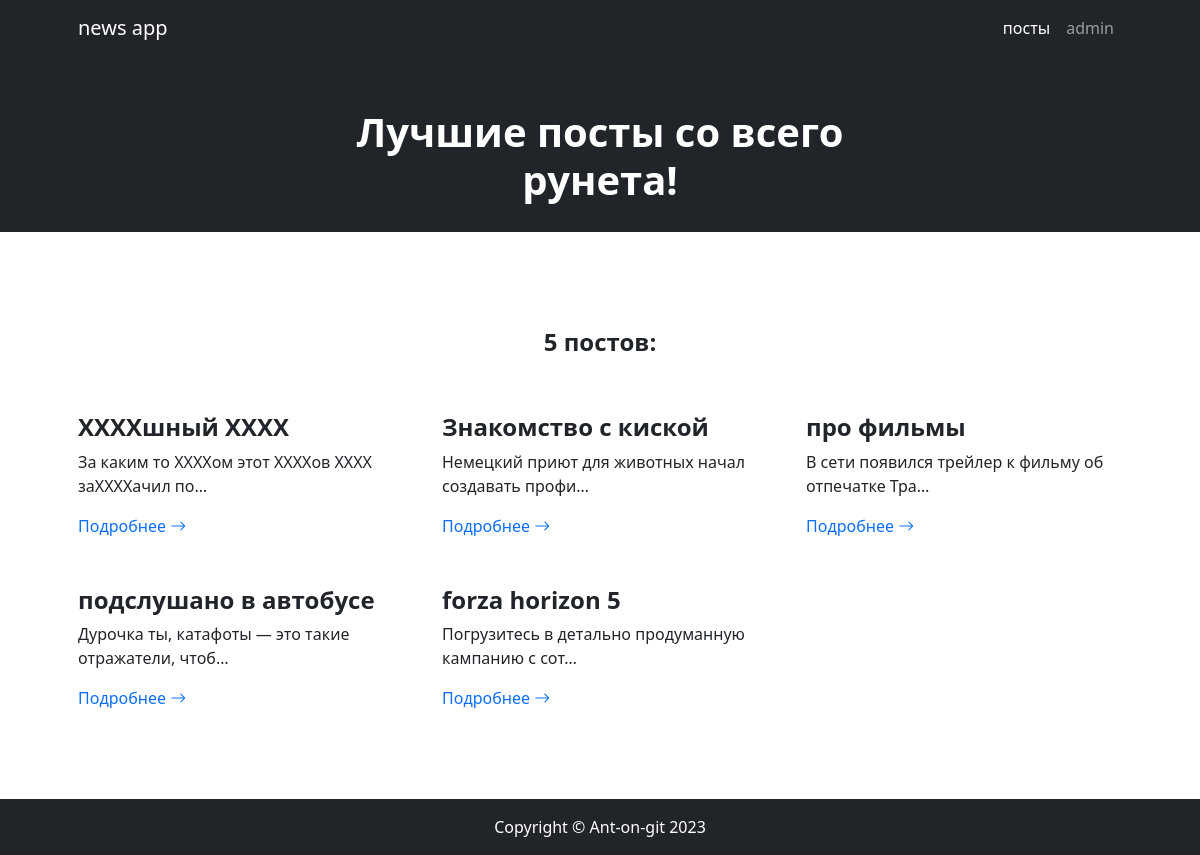
Page /news/ on the committed database.
### news/models.py (models this page shows, shortened)
class Post(models.Model):
    class Types(models.TextChoices):
        article = 'статья', 'статья'
        news = 'новость', 'новость'
    type = models.CharField(max_length=7, choices=Types.choices, default=Types.article)
    datetime_create = models.DateTimeField(auto_now_add=True)
    title = models.CharField(max_length=255)
    text = models.TextField()
    rating = models.IntegerField(default=0)
    author = models.ForeignKey('Author', on_delete=models.CASCADE)
    category = models.ManyToManyField('Category', through='PostCategory')

### news/views.py (the view)
# urls.py: path('', PostList.as_view()),
class PostList(ListView):
    model = Post
    template_name = 'postList.html'
    context_object_name = 'postList'
    queryset = Post.objects.order_by('-id')  # queryset встроенная переменная, по умолчанию забирает

### news/templatetags/custom_filters.py (called while the page is built)
@register.filter(name='postwordEnding')
def postwordEnding(postList):
    word = 'пост'
    endings = ['а', 'ов']
    length = len(postList)
    if 11 <= length <= 20 or 5 <= length % 10 <= 9 or length % 10 == 0:
        res = f'{length} {word + endings[1]}'
    elif length % 10 == 1:
        res = f'{length} {word}'
    else:
        res = f'{length} {word + endings[0]}'
    return res

@register.filter(name='censor')
def censor(text):
    negative_words = ['хрен', 'жопа', 'жопе']
    word_list = text.split()
    for i, word in enumerate(word_list):
        for negative in negative_words:
            if negative in word.lower():
                start_ind = word.lower().find(negative)
                end_ind = start_ind + len(negative)
                word_list[i] = word[:start_ind] + 'Х' * len(negative) + word[end_ind:]
    return ' '.join(word_list)

### templates/postList.html (shortened to what this page needs)
{% extends 'default.html' %}
{% load custom_filters %}
{% block page_preview %}
  <div class="text-center my-4">-->
      <h1 class="display-6 fw-bold text-white mb-2">
          Лучшие посты со всего рунета!
      </h1>
  </div>
{% endblock page_preview %}
{% block content %}
    <section class="py-5 border-bottom" id="features">
        <div class="container px-5 my-5">
            <div class="row gx-5">
                {% if postList %}
                    <div class="col-lg-12 mb-5">
                        <h2 class="h4 fw-bolder text-center">{{ postList | postwordEnding }}:</h2>
                    </div>
                    {% for post in postList %}
                        <div class="col-lg-4 mb-5">
                            <h2 class="h4 fw-bolder">{{ post.title | censor }}</h2>
                            <p>{{ post.text | truncatechars:50 | censor }}</p>
                            <a class="text-decoration-none" href="{{ post.pk }}">
                                Подробнее
                                <i class="bi bi-arrow-right"></i>
                            </a>
                        </div>
                    {% endfor %}
                {% else %}
                    <div class="col-lg-12 mb-5">
                        <h2 class="h4 fw-bolder text-center">Постов нет =(</h2>
                    </div>
                {% endif %}
            </div>
        </div>
    </section>
{% endblock content %}

### rows in the picture
Post: title|censor "ХХХХшный ХХХХ", text|censor "За каким то ХХХХом этот ХХХХов ХХХХ заХХХХачил по…"
Post: title|censor "Знакомство с киской", text|censor "Немецкий приют для животных начал создавать профи…"
Post: title|censor "про фильмы", text|censor "В сети появился трейлер к фильму об отпечатке Тра…"
Post: title|censor "подслушано в автобусе", text|censor "Дурочка ты, катафоты — это такие отражатели, чтоб…"
Post: title|censor "forza horizon 5", text|censor "Погрузитесь в детально продуманную кампанию с сот…"

### other values in the picture
{{ postList | postwordEnding }} "5 постов"
